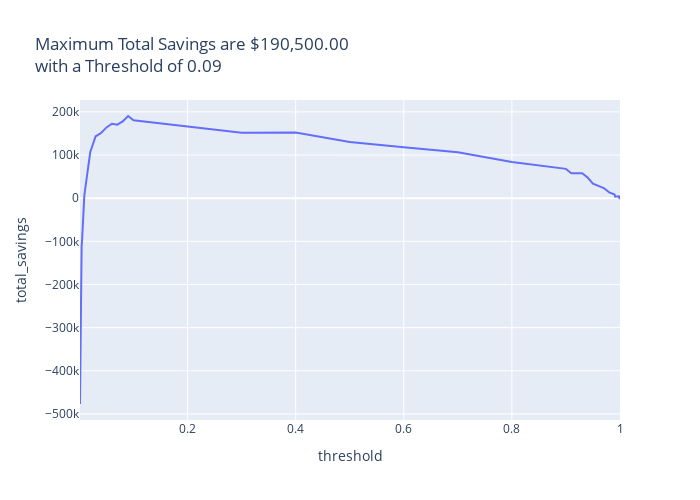

The notebook cell saved with this chart:
### Code cell
plot_savings_by_threshold(test_savings_df)

### Figure 1 — Plotly figure (JSON) as saved in the notebook; plotly's stock layout.template omitted (floating-point values rounded to 4 significant figures)
{"data": [{"hovertemplate": "threshold=%{x}<br>total_savings=%{y}<extra></extra>", "legendgroup": "", "line": {"color": "#636efa", "dash": "solid"}, "marker": {"symbol": "circle"}, "mode": "lines", "name": "", "orientation": "v", "showlegend": false, "type": "scatter", "x": [0.001, 0.002, 0.003, 0.004, 0.005, 0.006, 0.007, 0.008, 0.009, 0.01, 0.02, 0.03, 0.04, 0.05, 0.06, 0.07, 0.08, 0.09, 0.1, 0.2, 0.3, 0.4, 0.5, 0.6, 0.7, 0.8, 0.9, 0.91, 0.92, 0.93, 0.94, 0.95, 0.96, 0.97, 0.98, 0.99, 0.99, 0.991, 0.992, 0.993, 0.994, 0.995, 0.996, 0.997, 0.998, 0.999, 0.9991, 0.9992, 0.9993, 0.9994, 0.9995, 0.9996, 0.9997, 0.9998, 0.9999, 1.0], "xaxis": "x", "y": [-477000, -263000, -166000, -112500, -93500, -56500, -33000, -16500, 6000, 16000, 107000, 143500, 151000, 164000, 172500, 170500, 178000, 190500, 180500, 166000, 151500, 152000, 130500, 118000, 106500, 84000, 68000, 58000, 58000, 58000, 48000, 33500, 28500, 23500, 13500, 8500, 8500, 3500, 3500, 3500, 4000, 4500, 4500, 4500, 4500, 0, 0, 0, 0, 0, 0, 0, 0, 0, 0, 0], "yaxis": "y"}], "layout": {"height": 500, "legend": {"tracegroupgap": 0}, "title": {"text": "Maximum Total Savings are $190,500.00<br>with a Threshold of 0.09"}, "width": 700, "xaxis": {"anchor": "y", "domain": [0, 1], "title": {"text": "threshold"}}, "yaxis": {"anchor": "x", "domain": [0, 1], "title": {"text": "total_savings"}}}}
